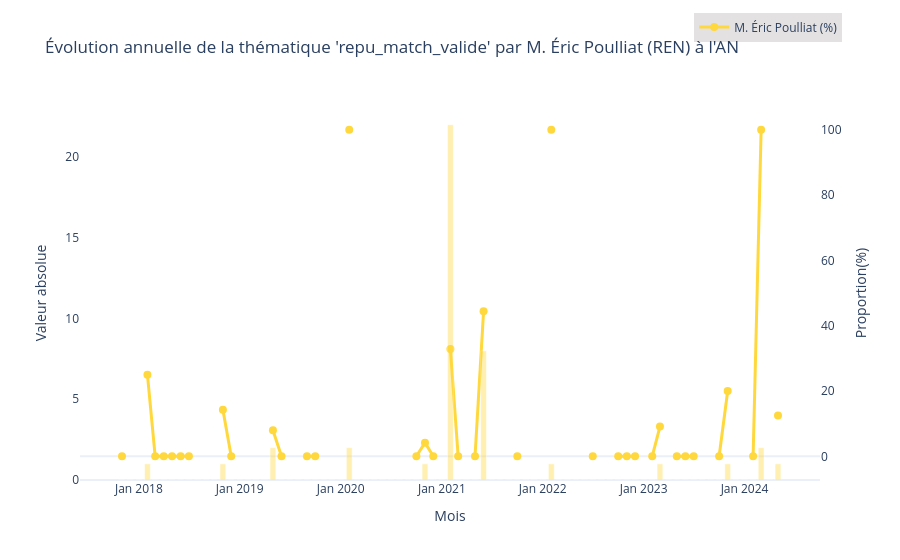

The code cell stored with this chart in its notebook:
### Code cell
synchronique_personnel(df,couleurs_groupes,
                                   colonne_condition = "repu_match_valide", 
                                   personnel_po="M. Éric Poulliat",
                                   colonne_groupe="groupe&gvt_affiliation", 
                                   periode="M",
                                   préfixe="thématique"
)
